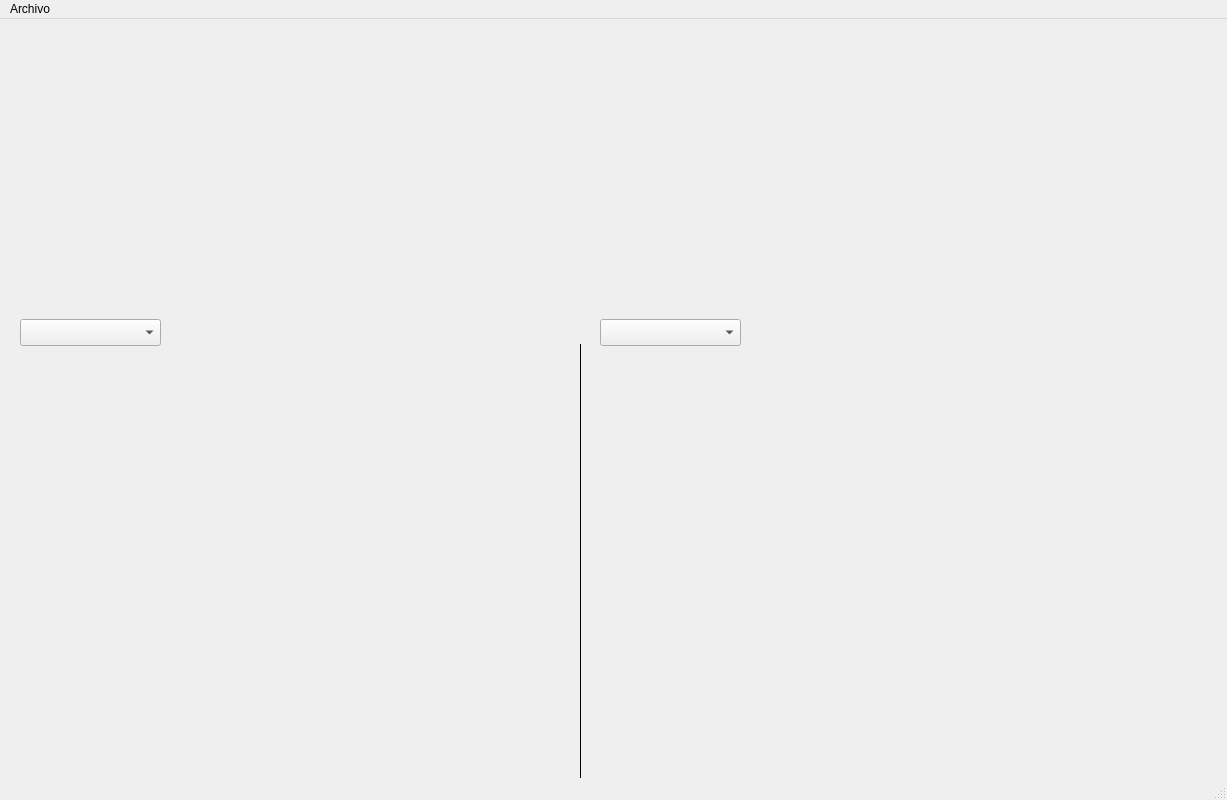
<?xml version="1.0" encoding="UTF-8"?>
<ui version="4.0">
 <class>MainWindow</class>
 <widget class="QMainWindow" name="MainWindow">
  <property name="geometry">
   <rect>
    <x>0</x>
    <y>0</y>
    <width>1227</width>
    <height>800</height>
   </rect>
  </property>
  <property name="windowTitle">
   <string>Estudio de calorías y actividades</string>
  </property>
  <widget class="QWidget" name="centralwidget">
   <widget class="QWidget" name="widget" native="true">
    <property name="geometry">
     <rect>
      <x>20</x>
      <y>10</y>
      <width>1161</width>
      <height>241</height>
     </rect>
    </property>
    <layout class="QVBoxLayout" name="layout_diario"/>
   </widget>
   <widget class="KSeparator" name="kseparator">
    <property name="geometry">
     <rect>
      <x>0</x>
      <y>270</y>
      <width>1181</width>
      <height>20</height>
     </rect>
    </property>
   </widget>
   <widget class="QWidget" name="widget_2" native="true">
    <property name="geometry">
     <rect>
      <x>20</x>
      <y>350</y>
      <width>541</width>
      <height>381</height>
     </rect>
    </property>
    <layout class="QVBoxLayout" name="layout_dia_izq"/>
   </widget>
   <widget class="QWidget" name="widget_4" native="true">
    <property name="geometry">
     <rect>
      <x>600</x>
      <y>350</y>
      <width>571</width>
      <height>381</height>
     </rect>
    </property>
    <layout class="QVBoxLayout" name="layout_dia_der"/>
   </widget>
   <widget class="KSeparator" name="kseparator_2">
    <property name="geometry">
     <rect>
      <x>570</x>
      <y>325</y>
      <width>20</width>
      <height>451</height>
     </rect>
    </property>
    <property name="orientation">
     <enum>Qt::Vertical</enum>
    </property>
   </widget>
   <widget class="QComboBox" name="cbx_izq">
    <property name="geometry">
     <rect>
      <x>20</x>
      <y>300</y>
      <width>141</width>
      <height>27</height>
     </rect>
    </property>
   </widget>
   <widget class="QComboBox" name="cbx_der">
    <property name="geometry">
     <rect>
      <x>600</x>
      <y>300</y>
      <width>141</width>
      <height>27</height>
     </rect>
    </property>
   </widget>
  </widget>
  <widget class="QMenuBar" name="menubar">
   <property name="geometry">
    <rect>
     <x>0</x>
     <y>0</y>
     <width>1227</width>
     <height>25</height>
    </rect>
   </property>
   <widget class="QMenu" name="menuArchivo">
    <property name="title">
     <string>Archivo</string>
    </property>
    <addaction name="actionAbrir"/>
   </widget>
   <addaction name="menuArchivo"/>
  </widget>
  <widget class="QStatusBar" name="statusbar"/>
  <action name="actionAbrir">
   <property name="text">
    <string>Abrir</string>
   </property>
  </action>
 </widget>
 <customwidgets>
  <customwidget>
   <class>KSeparator</class>
   <extends>QFrame</extends>
   <header>kseparator.h</header>
  </customwidget>
 </customwidgets>
 <resources/>
 <connections/>
</ui>
